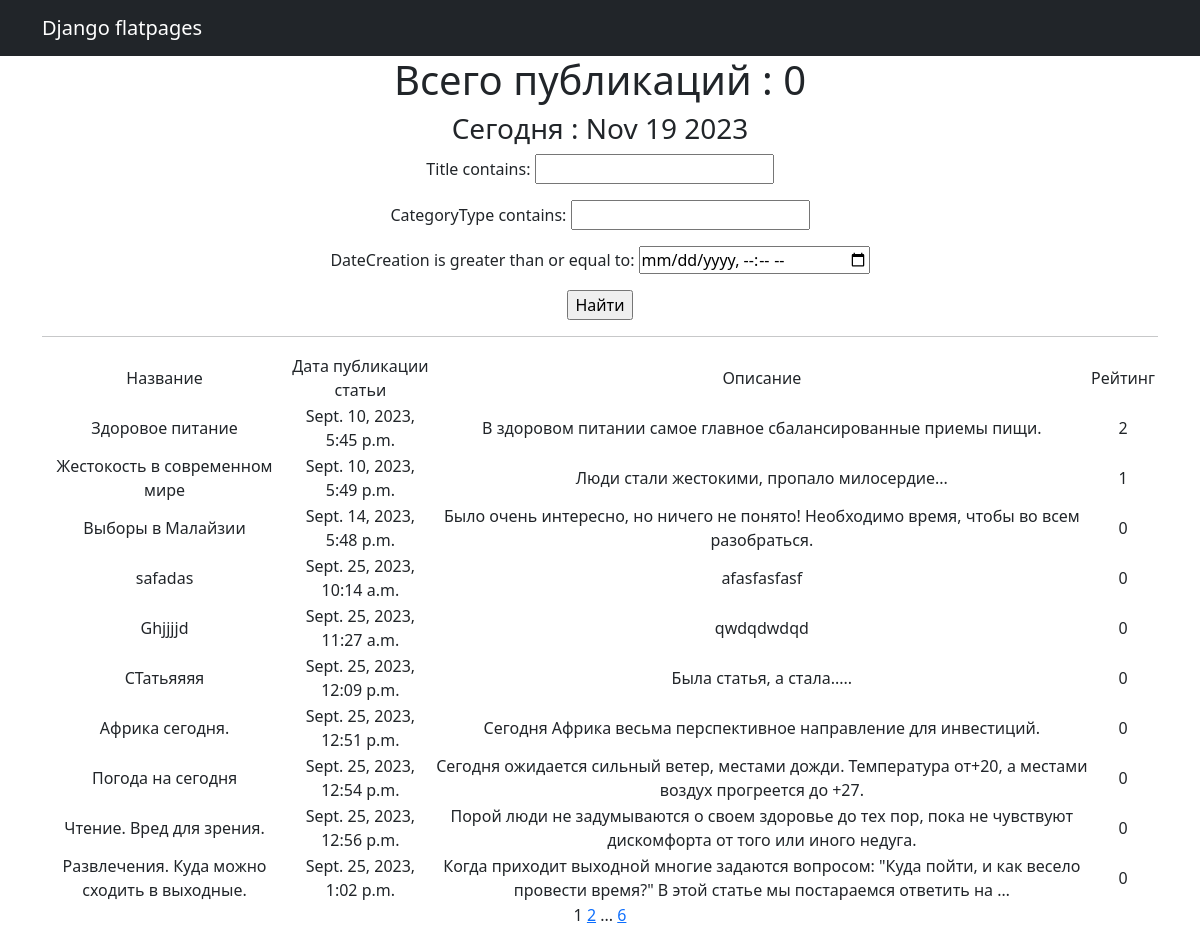
The page /home/search/ on the database its author committed.
### news/models.py (models this page shows, shortened)
class Post(models.Model):
    author = models.ForeignKey(Author, on_delete=models.CASCADE)
    NEWS = "NW"
    ARTICLE = "AR"
    CATEGORY_CHOICES = (
        (NEWS, 'Новость'),
        (ARTICLE, 'Статья')
    )
    categoryType = models.CharField(max_length=2, choices=CATEGORY_CHOICES, default=ARTICLE)
    dateCreation = models.DateTimeField(auto_now_add=True)
    postCategory = models.ManyToManyField(Category, through='PostCategory')
    title = models.CharField(max_length=128)
    text = models.TextField()
    rating = models.SmallIntegerField(default=0)
    def __str__(self):
        return f'{self.title}'
    """Класс для списка Постов "от свежих к старым"."""

### news/views.py (the view)
# urls.py: path('search/', MyViev.as_view(), name='post_list_fil'),
class MyViev(ListView):
    model = Post
    template_name = 'post_search.html'
    context_object_name = 'posts'
    paginate_by = 10
    def get_queryset(self):
        queryset = super().get_queryset()
        self.filterset =PostFilter(self.request.GET, queryset)
        return self.filterset.qs
    def get_context_data(self, **kwargs):
        context = super().get_context_data(**kwargs)
        context['time_now'] = datetime.utcnow()
        context['filterset'] = self.filterset
        return context

### news/templatetags/custom_filters.py (called while the page is built)
@register.simple_tag(takes_context=True)
def url_replace(context, **kwargs):
   d = context['request'].GET.copy()
   for k, v in kwargs.items():
       d[k] = v
   return d.urlencode()

### templates/post_search.html (shortened to what this page needs)
{% extends 'flatpages/default.html' %}
{% load custom_filters %}
{% block content %}
   <h1>Всего публикаций : {{post|length}}</h1>
   <h3>Сегодня : {{ time_now|date:'M d Y' }} </h3>
<form action="" method="get">
       {{ filterset.form.as_p }}
       <input type="submit" value="Найти" />
</form>
   <hr>
       {% if posts %}
       <table>
           <tr>
               <td>Название</td>
               <td>Дата публикации статьи</td>
               <td>Описание</td>
               <td>Рейтинг</td>
           </tr>
           {% for p in posts %}
           <tr>
               <td>{{ p }}</td>
               <td>{{ p.dateCreation }}</td>
               <td>{{ p.text|truncatewords:20 }}</td>
               <td>{{ p.rating }}</td>
               <td>
               </td>
           </tr>
           {% endfor %}
        </table>
       {% else %}
       <h2>Статей нет!</h2>
       {% endif %}
   {{ page_obj.number }}
   {% if page_obj.has_next %}
       <a href="?{% url_replace page=page_obj.next_page_number %}">{{ page_obj.next_page_number }}</a>
       {% if paginator.num_pages != page_obj.next_page_number %}
           ...
           <a href="?{% url_replace page=page_obj.paginator.num_pages %}">{{ page_obj.paginator.num_pages }}</a>
       {% endif %}
   {% endif %}
{% endblock content %}

### rows shown on the page
Post: title "Здоровое питание", dateCreation "Sept. 10, 2023, 5:45 p.m.", text "В здоровом питании самое главное сбалансированные приемы пищи.", rating "2"
Post: title "Жестокость в современном мире", dateCreation "Sept. 10, 2023, 5:49 p.m.", text "Люди стали жестокими, пропало милосердие...", rating "1"
Post: title "Выборы в Малайзии", dateCreation "Sept. 14, 2023, 5:48 p.m.", text "Было очень интересно, но ничего не понято! Необходимо время, чтобы во всем разобраться.", rating "0"
Post: title "safadas", dateCreation "Sept. 25, 2023, 10:14 a.m.", text "afasfasfasf", rating "0"
Post: title "Ghjjjjd", dateCreation "Sept. 25, 2023, 11:27 a.m.", text "qwdqdwdqd", rating "0"
Post: title "СТатьяяяя", dateCreation "Sept. 25, 2023, 12:09 p.m.", text "Была статья, а стала.....", rating "0"
Post: title "Африка сегодня.", dateCreation "Sept. 25, 2023, 12:51 p.m.", text "Сегодня Африка весьма перспективное направление для инвестиций.", rating "0"
Post: title "Погода на сегодня", dateCreation "Sept. 25, 2023, 12:54 p.m.", text "Сегодня ожидается сильный ветер, местами дожди. Температура от+20, а местами воздух прогреется до +27.", rating "0"
Post: title "Чтение. Вред для зрения.", dateCreation "Sept. 25, 2023, 12:56 p.m.", text "Порой люди не задумываются о своем здоровье до тех пор, пока не чувствуют дискомфорта от того или иного недуга.", rating "0"
Post: title "Развлечения. Куда можно сходить в выходные.", dateCreation "Sept. 25, 2023, 1:02 p.m.", text "Когда приходит выходной многие задаются вопросом: \"Куда пойти, и как весело провести время?\" В этой статье мы постараемся ответить на …", rating "0"

### other values the page prints
{{ post|length }} "0"
{{ time_now|date:'M d Y' }} "Nov 19 2023"
{{ page_obj.number }} "1"
{{ page_obj.next_page_number }} "2"
{{ page_obj.paginator.num_pages }} "6"
